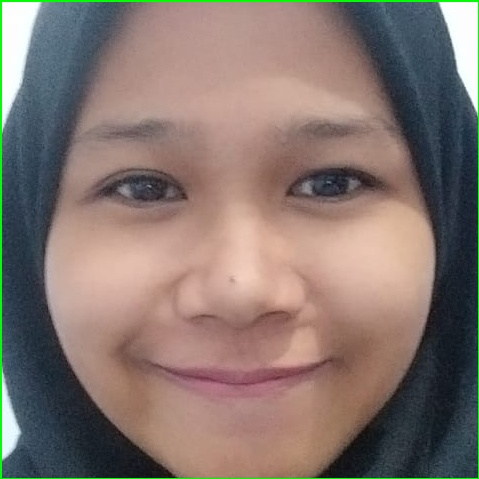
#> input picture testing01/0T2103181031.jpg, 479 x 479 px; its folder holds only this picture in this run
$ python cropface.py
#> lines starting #> are read from the running program, lines starting #| are printed output that depends on the picture; after the words box and inside, x2 and y2 are one past the last pixel; in counts of white or black regions, pixels touching at a corner belong together
import numpy as np
import cv2
import math
import os
from matplotlib import pyplot as plt

script_path = os.path.dirname(os.path.realpath(__file__))

#DETECT THEM!

face_cascade = cv2.CascadeClassifier('haarcascade_frontalface_default.xml')

directory = os.path.join(script_path, "testing01")
listds = os.listdir(directory)
number_files = len(listds)
os.chdir(directory)
arr = os.listdir()

for i in range(number_files):
    directory = os.path.join(script_path, "testing01")
    os.chdir(directory)
    image_name = arr[i]
    image = cv2.imread(image_name)
#> image is the input picture: shape (479, 479, 3); mean B, G, R 111, 117.5, 133.2
    gray = cv2.cvtColor(image, cv2.COLOR_BGR2GRAY)
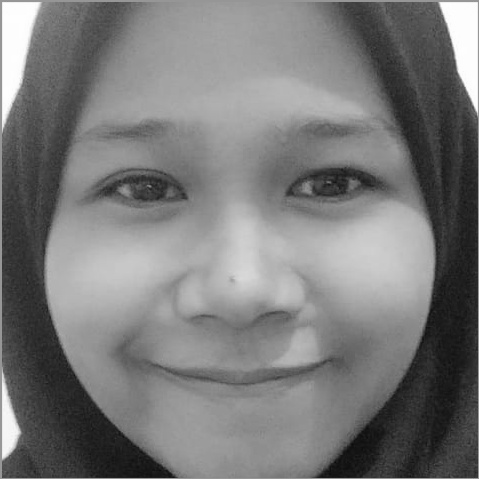
#> gray: shape (479, 479); min 9, max 255, mean 121.4

    faces = face_cascade.detectMultiScale(gray, 1.3, 5)
#> faces = [[28, 33, 430, 430]]
    for (x,y,w,h) in faces:
        img = cv2.rectangle(image,(x,y),(x+w,y+h),(255,0,0),2)
        roi_gray = gray[y:y+h, x:x+w]
        roi_color = image[y:y+h, x:x+w]
#> this loop made 1 pass
#> pass 1, `img = cv2.rectangle(image,(x,y),(x+w,y+h),(255,0,0),2)`:
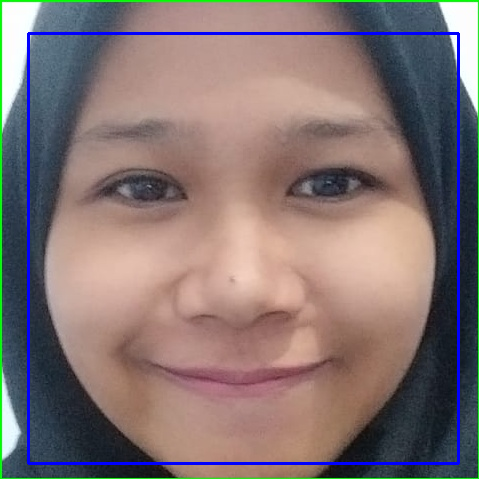
#> img: shape (479, 479, 3); mean B, G, R 114.6, 115.6, 131.3
#> pass 1, `roi_gray = gray[y:y+h, x:x+w]`:
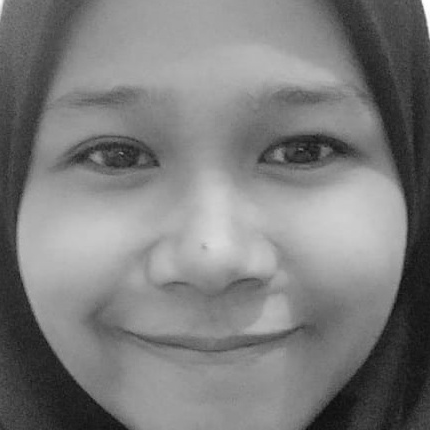
#> roi_gray: shape (430, 430); min 9, max 254, mean 124.2
#> pass 1, `roi_color = image[y:y+h, x:x+w]`:
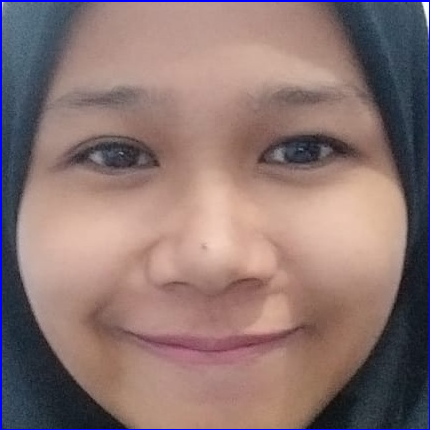
#> roi_color: shape (430, 430, 3); mean B, G, R 114.2, 116.5, 140.4

    j=0

    # SAVE THEM!
    for (x, y, w, h) in faces:

        cv2.rectangle(image, (x, y), (x + w, y + h), (0, 255, 0), 2)
        roi_color = image[y:y + h, x:x + w]

        # plt.title("Object ke -" + str(i)), plt.xticks([]), plt.yticks([])

        # print("[INFO] Object found. Saving locally.")

        directory = r'E:\py\citra03\testing'
        os.chdir(directory)
        nama = str(j)+image_name
        cv2.imwrite(nama, roi_color)

        j+=1
#> this loop made 1 pass
#> (x, y, w, h, directory, nama, j) on pass 1: (28, 33, 430, 430, 'E:\\py\\citra03\\testing', '00T2103181031.jpg', 1)
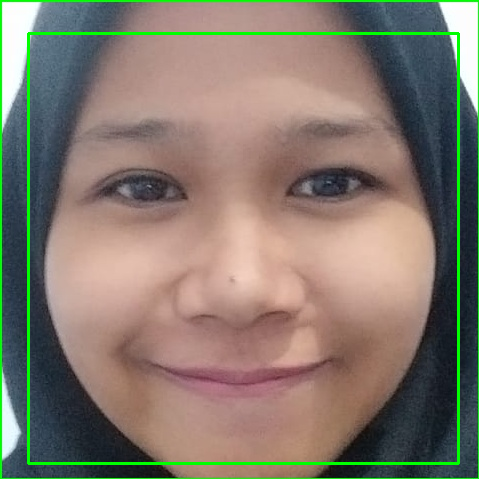
#> image: shape (479, 479, 3); 2.25% of pixels changed, all inside (x1, y1, x2, y2) = (27, 32, 460, 465)
#> after the loop, j = 1

$ run again, on testing01/0T2103181035.jpg
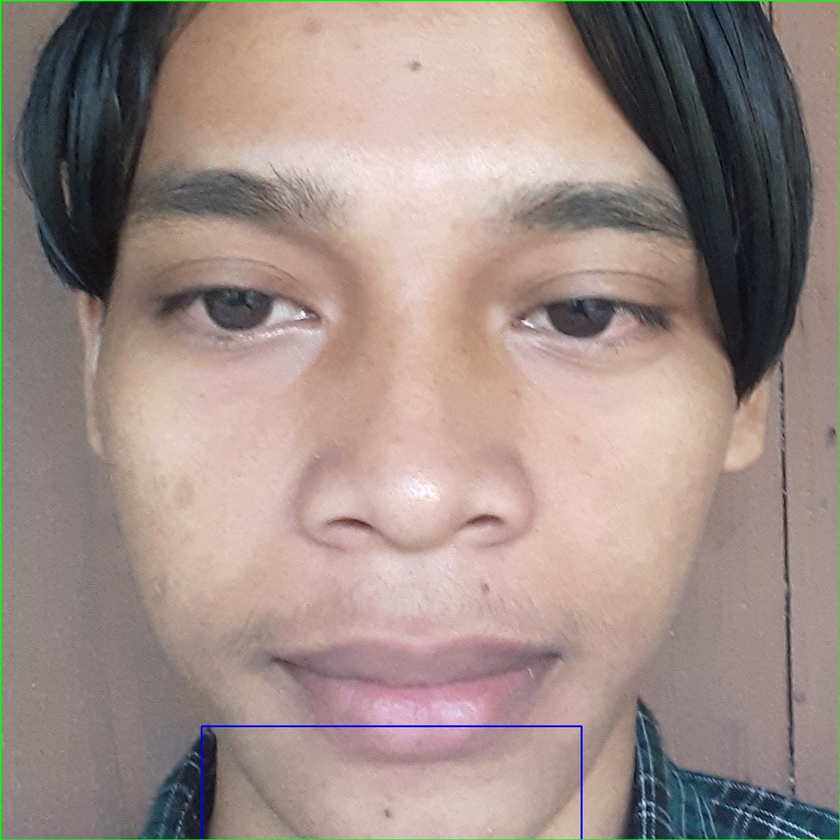
#> input picture testing01/0T2103181035.jpg, 840 x 840 px, shrunk from 1289 x 1289 before the run
#> image is the input picture: shape (840, 840, 3); mean B, G, R 134.9, 140.8, 158.2
#> faces = [[70, 62, 688, 688]]
#> the loop `for (x,y,w,h) in faces:` made 1 pass
#> pass 1, `roi_color = image[y:y+h, x:x+w]`:
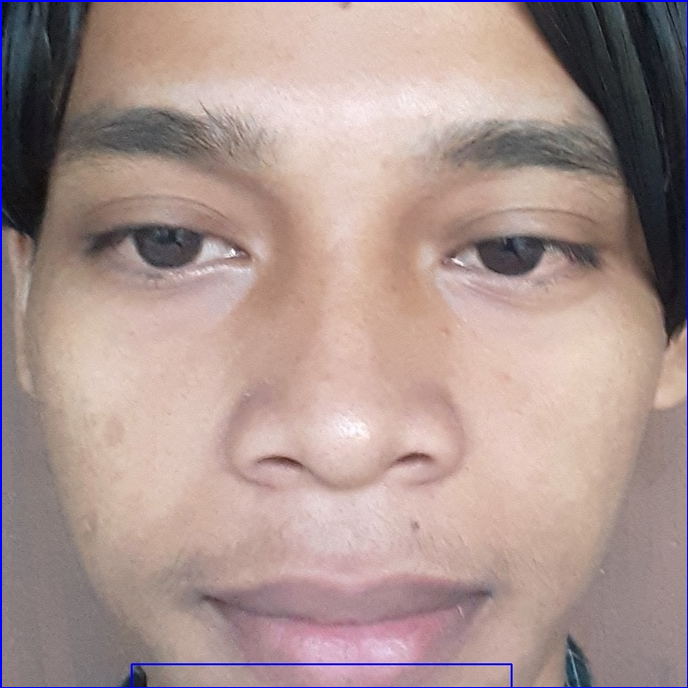
#> roi_color: shape (688, 688, 3); mean B, G, R 144.3, 148.5, 170.8
#> the loop `for (x, y, w, h) in faces: ` made 1 pass
#> (x, y, w, h, directory, nama, j) on pass 1: (70, 62, 688, 688, 'E:\\py\\citra03\\testing', '00T2103181035.jpg', 1)
#> after the loop `for (x, y, w, h) in faces:`:
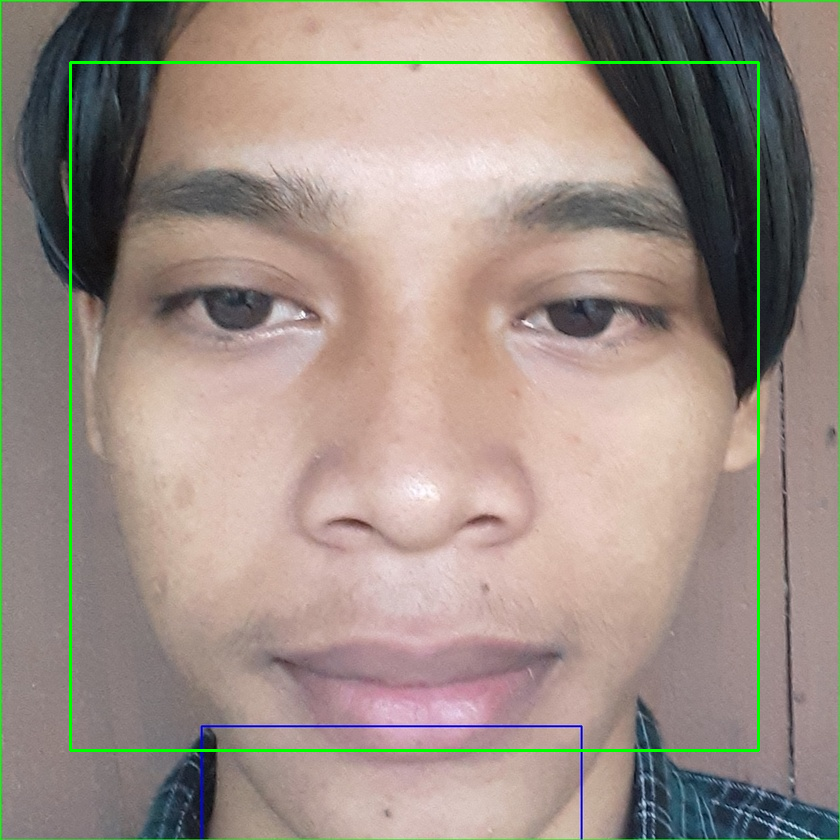
#> image: shape (840, 840, 3); mean B, G, R 133.5, 142.4, 156.7
#> after the loop `for (x, y, w, h) in faces:`: j = 1

$ run again, on testing01/0T2103181036.jpg
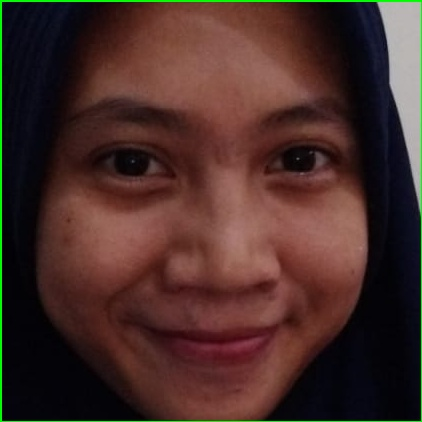
#> input picture testing01/0T2103181036.jpg, 422 x 422 px
#> image is the input picture: shape (422, 422, 3); mean B, G, R 40.4, 45.6, 71.5
#> faces = [[64, 50, 331, 331]]
#> the loop `for (x,y,w,h) in faces:` made 1 pass
#> the loop `for (x, y, w, h) in faces: ` made 1 pass
#> (x, y, w, h, directory, nama, j) on pass 1: (64, 50, 331, 331, 'E:\\py\\citra03\\testing', '00T2103181036.jpg', 1)
#> pass 1, `roi_color = image[y:y + h, x:x + w]`:
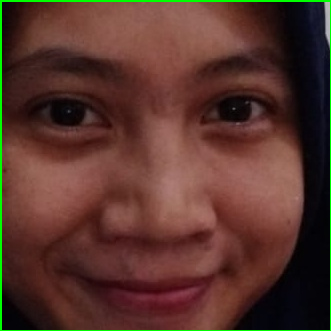
#> roi_color: shape (331, 331, 3); mean B, G, R 43.8, 52.9, 87
#> after the loop `for (x, y, w, h) in faces:`:
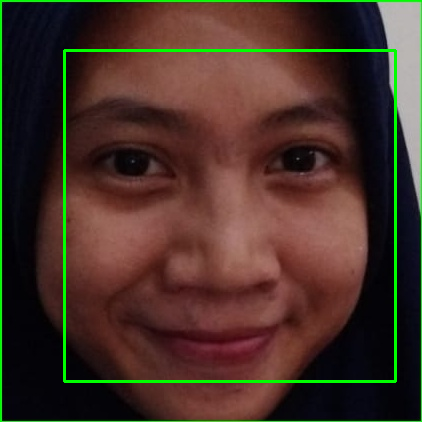
#> image: shape (422, 422, 3); mean B, G, R 39.6, 50.5, 70.3
#> after the loop `for (x, y, w, h) in faces:`: j = 1

$ run again, on testing01/0T2103181037.jpg
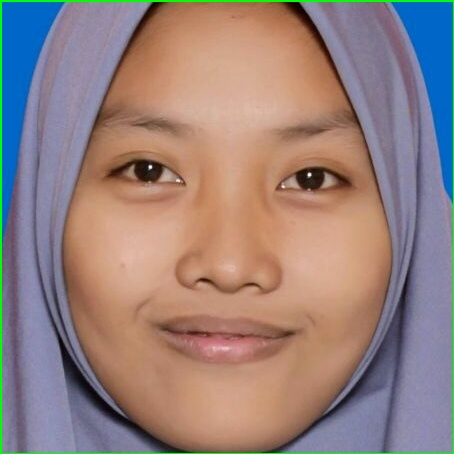
#> input picture testing01/0T2103181037.jpg, 454 x 454 px
#> image is the input picture: shape (454, 454, 3); mean B, G, R 125.8, 129, 149.7
#> faces = [[39, 41, 375, 375]]
#> the loop `for (x,y,w,h) in faces:` made 1 pass
#> pass 1, `roi_color = image[y:y+h, x:x+w]`:
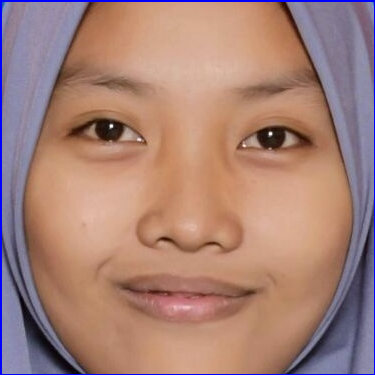
#> roi_color: shape (375, 375, 3); mean B, G, R 119.7, 129.3, 166.6
#> the loop `for (x, y, w, h) in faces: ` made 1 pass
#> (x, y, w, h, directory, nama, j) on pass 1: (39, 41, 375, 375, 'E:\\py\\citra03\\testing', '00T2103181037.jpg', 1)
#> after the loop `for (x, y, w, h) in faces:`:
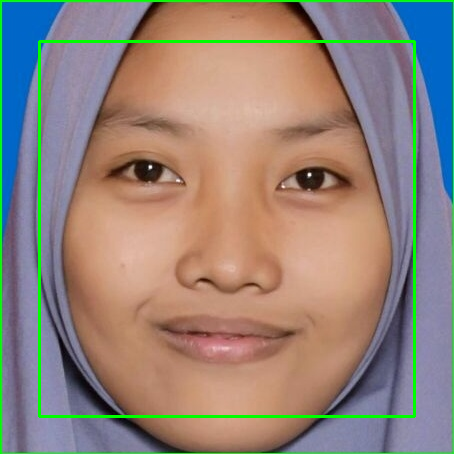
#> image: shape (454, 454, 3); mean B, G, R 122.7, 131.9, 146.7
#> after the loop `for (x, y, w, h) in faces:`: j = 1
